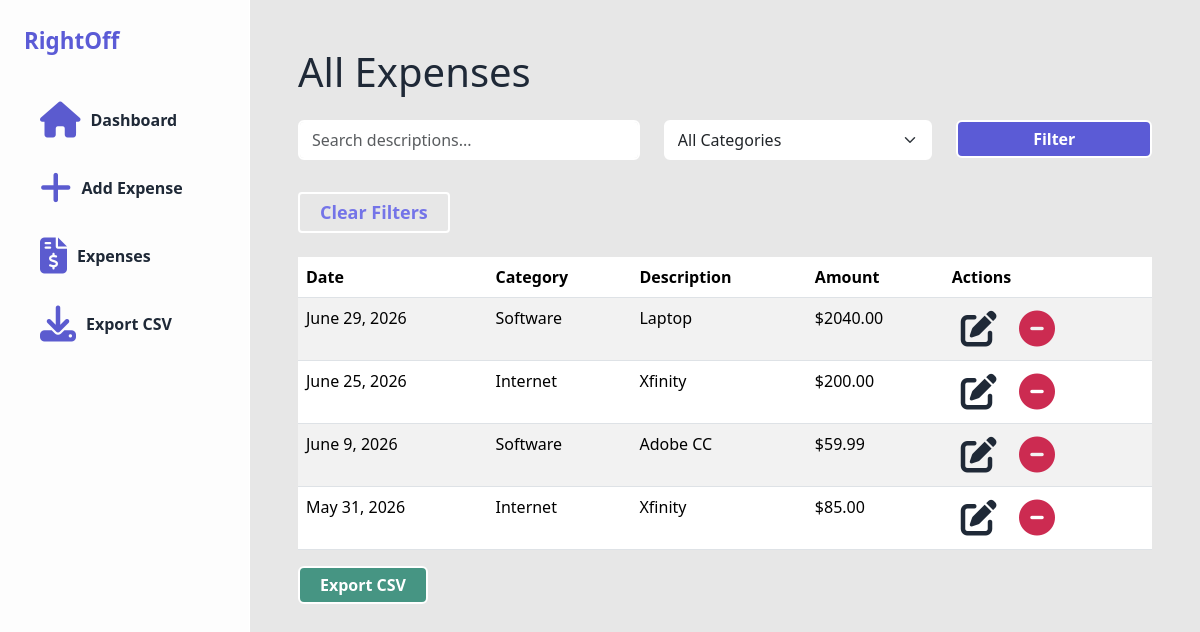
The page /list/ on the database as committed earlier.
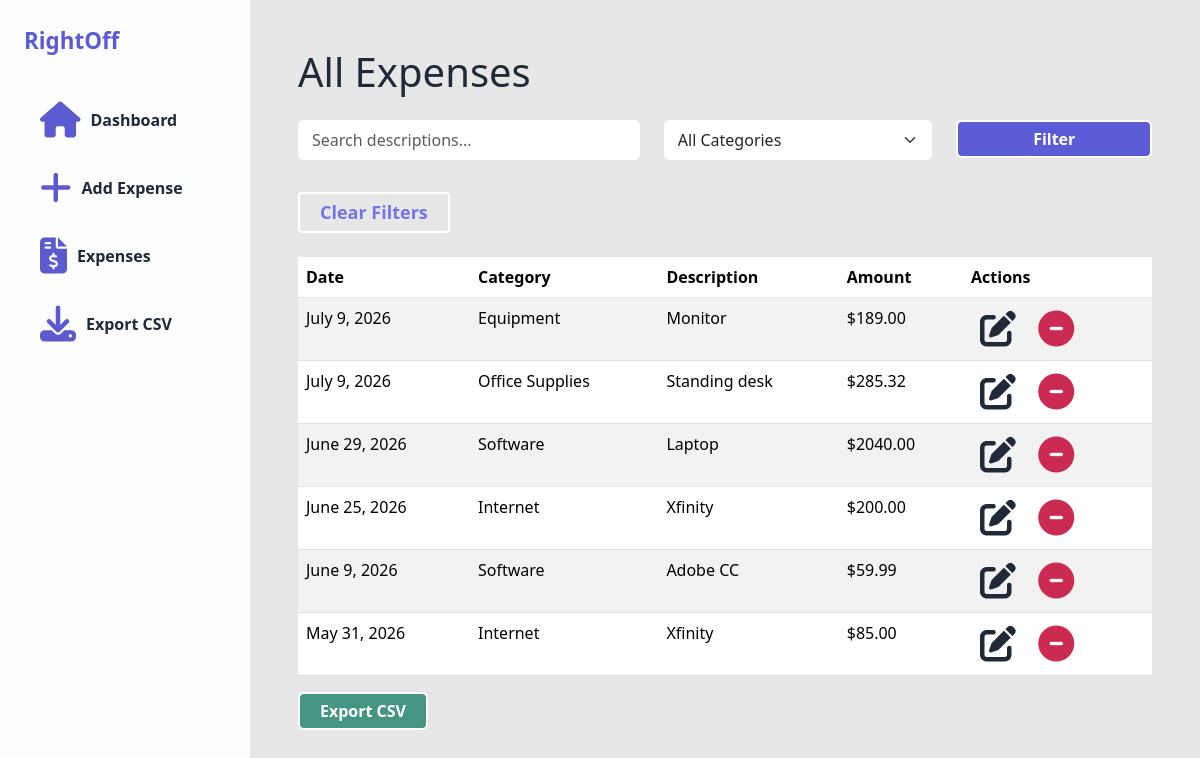
The same page on the database as committed later.
### expenses/models.py (models this page shows, shortened)
class Expense(models.Model):
    CATEGORY_CHOICES = [
        ('Software', 'Software'),
        ('Equipment', 'Equipment'),
        ('Internet', 'Internet'),
        ('Office Supplies', 'Office Supplies'),
        ('Mileage', 'Mileage'),
        ('Advertising', 'Advertising'),
        ('Education', 'Education'),
        ('Travel', 'Travel'),
        ('Other', 'Other'),
    ]
    date = models.DateField()
    category = models.CharField(
        max_length=100,
        choices=CATEGORY_CHOICES
    )
    description = models.CharField(max_length=255)
    amount = models.DecimalField(
        max_digits=10,
        decimal_places=2
    )

### expenses/views.py (the view)
# urls.py: path('list/', views.expense_list, name='expense_list'),
def expense_list(request):
    expenses = Expense.objects.all().order_by('-date')
    search_query = request.GET.get('search')
    category_filter = request.GET.get('category')
    if search_query:
        expenses = expenses.filter(
            description__icontains=search_query
        )
    if category_filter:
        expenses = expenses.filter(
            category=category_filter
        )
    categories = [
        'Software',
        'Equipment',
        'Internet',
        'Office Supplies',
        'Mileage',
        'Advertising',
        'Education',
        'Travel',
        'Other',
    ]
    return render(
        request,
        'expenses/expense_list.html',
        {
            'expenses': expenses,
            'search_query': search_query,
            'category_filter': category_filter,
            'categories': categories,
        }
    )

### expenses/templates/expenses/expense_list.html (shortened to what this page needs)
{% extends 'base.html' %}
{% block content %}
<h1 class="mb-4">
    All Expenses
</h1>
<form method="GET" class="mb-4">
    <div class="row">
    <div class="col-md-5">
        <input
            type="text"
            name="search"
            class="form-control"
            placeholder="Search descriptions..."
            value="{{ search_query|default:'' }}"
        >
    </div>
    <div class="col-md-4">
        <select
            name="category"
            class="form-select"
        >
            <option value="">
                All Categories
            </option>
        </select>
    </div>
    <div class="col-md-3">
        <button
            type="submit"
            class="btn btn-main w-100"
        >
            Filter
        </button>
    </div>
</div>
</form>
<div class="row">
    <div class="mt-2 mb-4">
        <a
            href="/list/"
            class="btn btn-filter btn-sm"
        >
            Clear Filters
        </a>
    </div>
</div>
<table class="table table-striped table-hover">
    <thead>
        <tr>
            <th>Date</th>
            <th>Category</th>
            <th>Description</th>
            <th>Amount</th>
            <th>Actions</th>
        </tr>
    </thead>
    <tbody>
        {% for expense in expenses %}
        <tr>
            <td>{{ expense.date }}</td>
            <td>{{ expense.category }}</td>
            <td>{{ expense.description }}</td>
            <td>${{ expense.amount }}</td>
            <td>
                <a
                    href="/edit/{{ expense.id }}/"
                    class="btn btn-sm"
                >
                    <i class="fa-solid fa-pen-to-square edit-icon"></i>
                </a>
                <a
                    href="/delete/{{ expense.id }}/"
                    class="btn btn-sm"
                >
                    <i class="fa-solid fa-circle-minus delete-icon"></i>
                </a>
            </td>
        </tr>
        {% endfor %}
    </tbody>
</table>
<div class="d-flex justify-content-between mb-4">
    <a
        href="/export/"
        class="btn btn-export btn-success"
    >
        Export CSV
    </a>
</div>
{% endblock %}

Rows that differ between the two databases and show on the page:
added Expense: date "July 9, 2026", category "Equipment", description "Monitor", amount "189.00"
added Expense: date "July 9, 2026", category "Office Supplies", description "Standing desk", amount "285.32"
